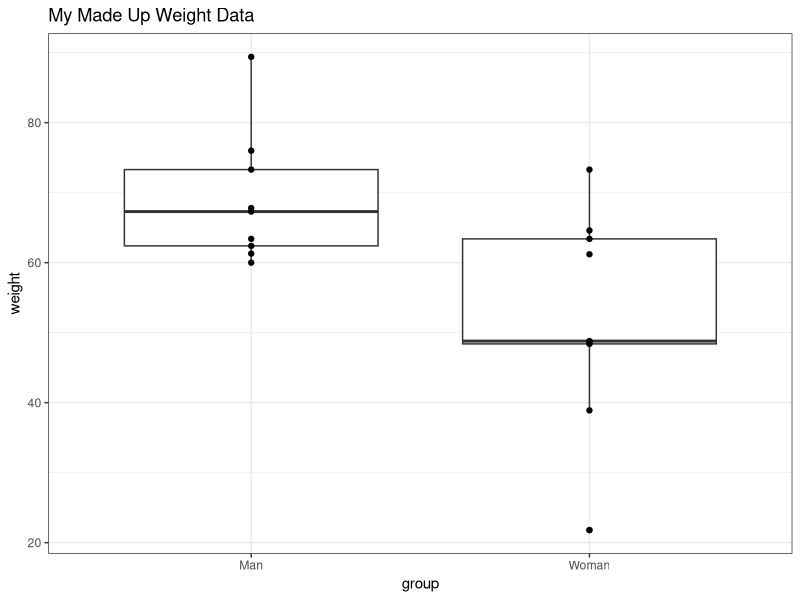

Source code (R):
## ---- chunk 1
suppressMessages(library(tidyverse))
suppressMessages(library(knitr))
## ---- chunk 2
# Data in two numeric vectors
women_weight <- c(38.9, 61.2, 73.3, 21.8, 63.4, 64.6, 48.4, 48.8, 48.5)
men_weight <- c(67.8, 60, 63.4, 76, 89.4, 73.3, 67.3, 61.3, 62.4) 
# Create a data frame
weight_data <- data.frame( 
                group = rep(c("Woman", "Man"), each = 9),
                weight = c(women_weight,  men_weight)
                )
## ---- chunk 3
2+2
6^6
mean(c(6, 9, 10, 15, 8, 3, 6))
## ---- chunk 4
slice(.data = weight_data, 8:11) #showing a small slice of my weight data
t.test(weight~group, weight_data)
## ---- chunk 5
ggplot(weight_data, aes(x = group, y = weight))+
  geom_boxplot()+geom_point()+theme_bw()+
  ggtitle("My Made Up Weight Data")
## ---- chunk 6
Age <- c(26, 24, 26)
Name <- c("Austin", "Jess", "Logan")
zoom_meeting_table <- data.frame(Name, Age)
zoom_meeting_table
## ---- chunk 7
class(weight_data)
class(weight_data$group);class(weight_data$weight)
